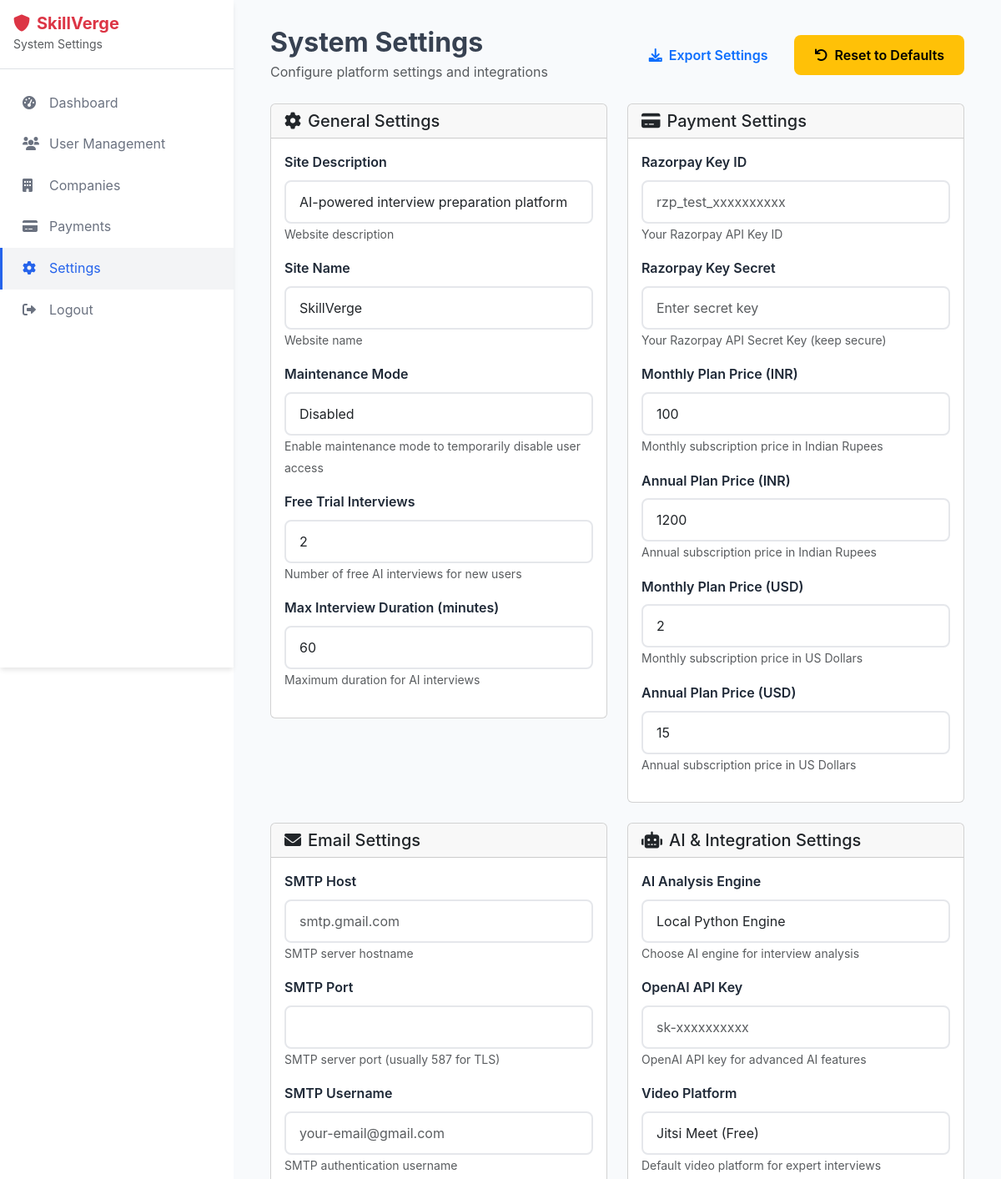
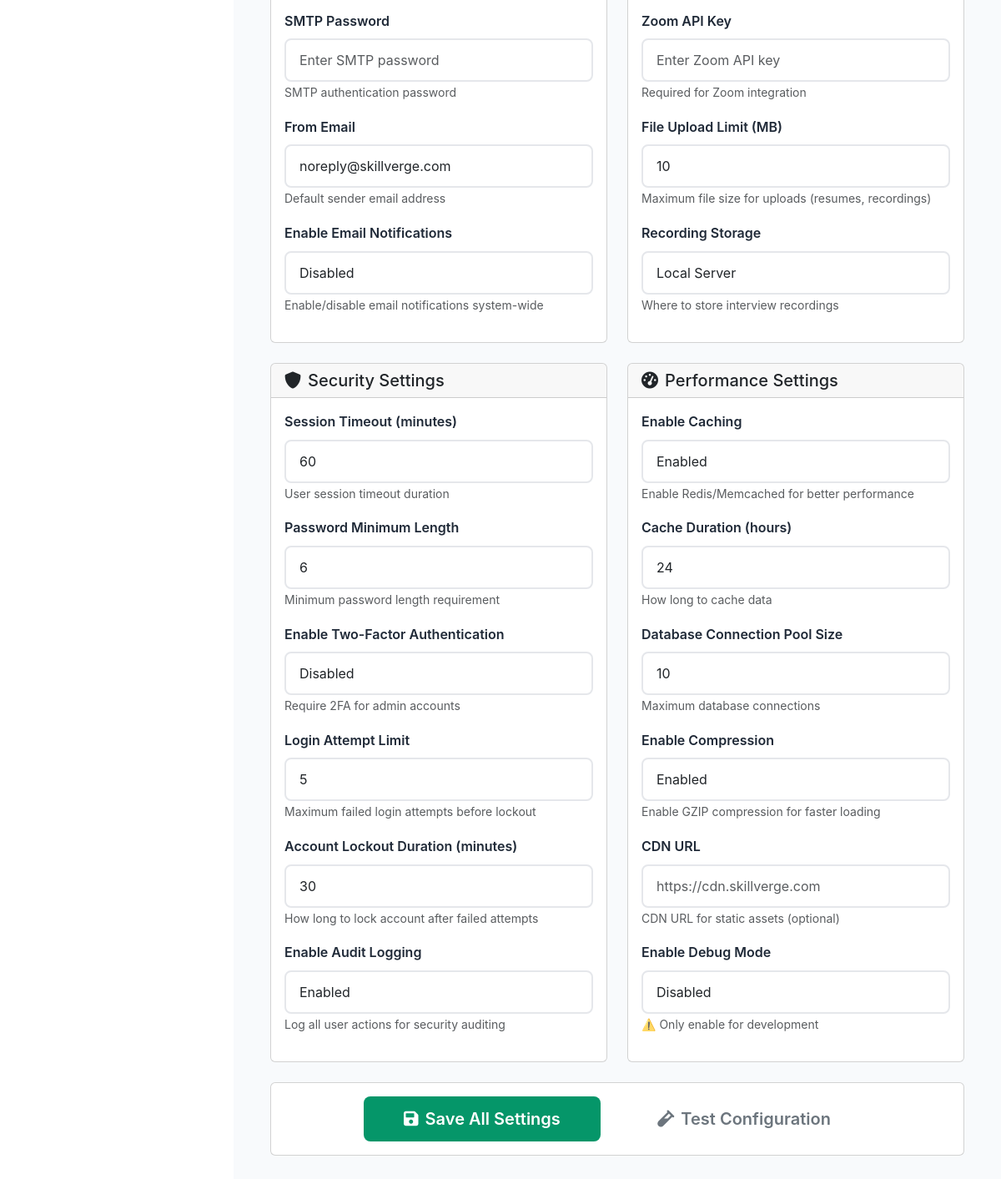
The page /admin/system-settings.php (signed in) on the database its author committed (2 pictures, top to bottom).
### tables this page shows
CREATE TABLE `system_settings` (
  `id` int(11) NOT NULL AUTO_INCREMENT,
  `setting_key` varchar(100) NOT NULL,
  `setting_value` text,
  `setting_type` enum('string','number','boolean','json') DEFAULT 'string',
  `description` varchar(255) DEFAULT NULL,
  `is_public` tinyint(1) DEFAULT 0,
  `updated_by` int(11) DEFAULT NULL,
  `created_at` timestamp NOT NULL DEFAULT CURRENT_TIMESTAMP,
  `updated_at` timestamp NOT NULL DEFAULT CURRENT_TIMESTAMP ON UPDATE CURRENT_TIMESTAMP,
  PRIMARY KEY (`id`),
  UNIQUE KEY `setting_key` (`setting_key`),
  KEY `updated_by` (`updated_by`),
  KEY `idx_system_settings_public` (`is_public`),
  CONSTRAINT `fk_system_settings_updated_by` FOREIGN KEY (`updated_by`) REFERENCES `users` (`id`) ON DELETE SET NULL
);

### admin/system-settings.php (the view, shortened to what the rows shown need)
<?php
$database = new Database();
$db = $database->getConnection();
$settings_query = "SELECT * FROM system_settings ORDER BY setting_key";
$settings_stmt = $db->prepare($settings_query);
$settings_stmt->execute();
$settings = $settings_stmt->fetchAll(PDO::FETCH_ASSOC);
$grouped_settings = [];
foreach ($settings as $setting) {
    $category = explode('_', $setting['setting_key'])[0];
    $grouped_settings[$category][] = $setting;
}
?>
<!DOCTYPE html>
<html lang="en">
<head>
    <link href="https://cdn.jsdelivr.net/npm/bootstrap@5.3.0/dist/css/bootstrap.min.css" rel="stylesheet">
    <link href="https://cdnjs.cloudflare.com/ajax/libs/font-awesome/6.0.0/css/all.min.css" rel="stylesheet">
    <link href="../assets/css/style.css" rel="stylesheet">
</head>
<body>
    <div class="dashboard-content">
        <div class="container-fluid">
            <div class="d-flex justify-content-between align-items-center mb-4">
                <div>
                    <h2 class="fw-bold mb-1">System Settings</h2>
                </div>
            </div>
            <form method="POST" action="">
                <div class="row g-4">
                    <div class="col-lg-6">
                        <div class="card">
                            <div class="card-body">
                                <?php if (isset($grouped_settings['site'])): ?>
                                    <?php foreach ($grouped_settings['site'] as $setting): ?>
                                        <div class="mb-3">
                                            <label class="form-label"><?php echo ucwords(str_replace('_', ' ', $setting['setting_key'])); ?></label>
                                            <?php if ($setting['setting_type'] === 'boolean'): ?>
                                                <select class="form-control" name="setting_<?php echo $setting['setting_key']; ?>">
                                                    <option value="true" <?php echo $setting['setting_value'] === 'true' ? 'selected' : ''; ?>>Enabled</option>
                                                    <option value="false" <?php echo $setting['setting_value'] === 'false' ? 'selected' : ''; ?>>Disabled</option>
                                                </select>
                                            <?php elseif ($setting['setting_type'] === 'number'): ?>
                                                <input type="number" class="form-control" name="setting_<?php echo $setting['setting_key']; ?>"
                                                       value="<?php echo htmlspecialchars($setting['setting_value']); ?>">
                                            <?php else: ?>
                                                <input type="text" class="form-control" name="setting_<?php echo $setting['setting_key']; ?>"
                                                       value="<?php echo htmlspecialchars($setting['setting_value']); ?>">
                                            <?php endif; ?>
                                            <?php if ($setting['description']): ?>
                                                <small class="text-muted"><?php echo htmlspecialchars($setting['description']); ?></small>
                                            <?php endif; ?>
                                        </div>
                                    <?php endforeach; ?>
                                <?php endif; ?>
                                <div class="mb-3">
                                    <label class="form-label">Maintenance Mode</label>
                                    <select class="form-control" name="setting_maintenance_mode">
                                        <option value="false" <?php echo (isset($grouped_settings['maintenance']) && $grouped_settings['maintenance'][0]['setting_value'] === 'false') ? 'selected' : ''; ?>>Disabled</option>
                                    </select>
                                    <small class="text-muted">Enable maintenance mode to temporarily disable user access</small>
                                </div>
                                <div class="mb-3">
                                    <label class="form-label">Free Trial Interviews</label>
                                    <input type="number" class="form-control" name="setting_free_trial_interviews"
                                           value="<?php echo isset($grouped_settings['free']) ? $grouped_settings['free'][0]['setting_value'] : '2'; ?>" min="0" max="10">
                                    <small class="text-muted">Number of free AI interviews for new users</small>
                                </div>
                                <div class="mb-3">
                                    <label class="form-label">Max Interview Duration (minutes)</label>
                                    <input type="number" class="form-control" name="setting_max_interview_duration"
                                           value="<?php echo isset($grouped_settings['max']) ? $grouped_settings['max'][0]['setting_value'] : '60'; ?>" min="15" max="180">
                                    <small class="text-muted">Maximum duration for AI interviews</small>
                                </div>
                            </div>
                        </div>
                    </div>
                    <div class="col-lg-6">
                        <div class="card">
                            <div class="card-body">
                                <div class="mb-3">
                                    <label class="form-label">Enable Email Notifications</label>
                                    <select class="form-control" name="setting_enable_notifications">
                                        <option value="false" <?php echo (isset($grouped_settings['enable']) && $grouped_settings['enable'][0]['setting_value'] === 'false') ? 'selected' : ''; ?>>Disabled</option>
                                    </select>
                                    <small class="text-muted">Enable/disable email notifications system-wide</small>
                                </div>
                            </div>
                        </div>
                    </div>
                </div>
            </form>
        </div>
    </div>
</body>
</html>

### rows shown on the page
system_settings: setting_key "Site Description", setting_value "AI-powered interview preparation platform", description "Website description"
system_settings: setting_key "Site Name", setting_value "SkillVerge", description "Website name"
system_settings: setting_maintenance_mode "Disabled"
system_settings: setting_free_trial_interviews "2"
system_settings: setting_max_interview_duration "60"
system_settings: setting_enable_notifications "Disabled"
